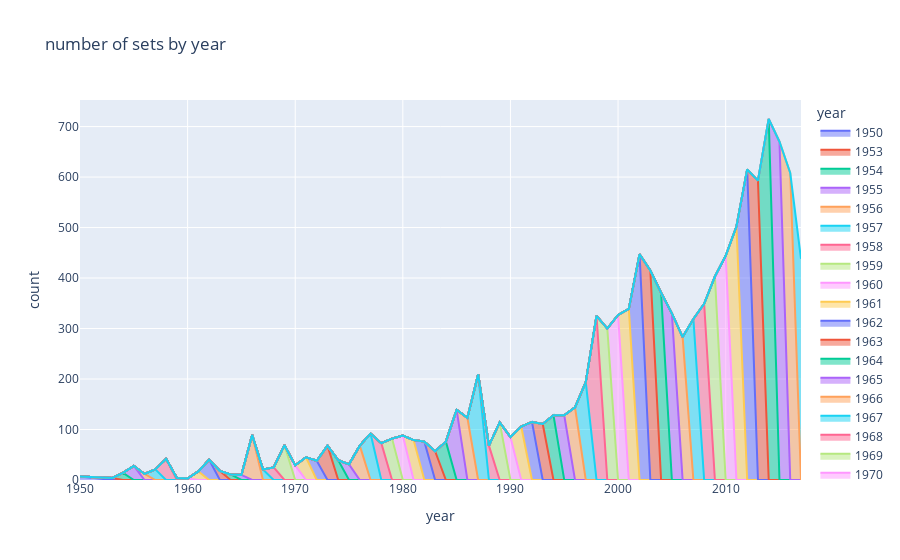

Notebook code cell kept with this figure:
### Code cell
fig2 = px.area(sets_by_year, x="year", y="count", color="year", title='number of sets by year')
fig2.show()

### Figure 1 — Plotly figure (JSON) as saved in the notebook; plotly's stock layout.template omitted (floating-point values rounded to 4 significant figures)
{"data": [{"hovertemplate": "year=%{x}<br>count=%{y}<extra></extra>", "legendgroup": "1950", "line": {"color": "#636efa"}, "marker": {"symbol": "circle"}, "mode": "lines", "name": "1950", "orientation": "v", "showlegend": true, "stackgroup": "1", "type": "scatter", "x": [1950], "xaxis": "x", "y": [7], "yaxis": "y"}, {"hovertemplate": "year=%{x}<br>count=%{y}<extra></extra>", "legendgroup": "1953", "line": {"color": "#EF553B"}, "marker": {"symbol": "circle"}, "mode": "lines", "name": "1953", "orientation": "v", "showlegend": true, "stackgroup": "1", "type": "scatter", "x": [1953], "xaxis": "x", "y": [4], "yaxis": "y"}, {"hovertemplate": "year=%{x}<br>count=%{y}<extra></extra>", "legendgroup": "1954", "line": {"color": "#00cc96"}, "marker": {"symbol": "circle"}, "mode": "lines", "name": "1954", "orientation": "v", "showlegend": true, "stackgroup": "1", "type": "scatter", "x": [1954], "xaxis": "x", "y": [14], "yaxis": "y"}, {"hovertemplate": "year=%{x}<br>count=%{y}<extra></extra>", "legendgroup": "1955", "line": {"color": "#ab63fa"}, "marker": {"symbol": "circle"}, "mode": "lines", "name": "1955", "orientation": "v", "showlegend": true, "stackgroup": "1", "type": "scatter", "x": [1955], "xaxis": "x", "y": [28], "yaxis": "y"}, {"hovertemplate": "year=%{x}<br>count=%{y}<extra></extra>", "legendgroup": "1956", "line": {"color": "#FFA15A"}, "marker": {"symbol": "circle"}, "mode": "lines", "name": "1956", "orientation": "v", "showlegend": true, "stackgroup": "1", "type": "scatter", "x": [1956], "xaxis": "x", "y": [12], "yaxis": "y"}, {"hovertemplate": "year=%{x}<br>count=%{y}<extra></extra>", "legendgroup": "1957", "line": {"color": "#19d3f3"}, "marker": {"symbol": "circle"}, "mode": "lines", "name": "1957", "orientation": "v", "showlegend": true, "stackgroup": "1", "type": "scatter", "x": [1957], "xaxis": "x", "y": [21], "yaxis": "y"}, {"hovertemplate": "year=%{x}<br>count=%{y}<extra></extra>", "legendgroup": "1958", "line": {"color": "#FF6692"}, "marker": {"symbol": "circle"}, "mode": "lines", "name": "1958", "orientation": "v", "showlegend": true, "stackgroup": "1", "type": "scatter", "x": [1958], "xaxis": "x", "y": [42], "yaxis": "y"}, {"hovertemplate": "year=%{x}<br>count=%{y}<extra></extra>", "legendgroup": "1959", "line": {"color": "#B6E880"}, "marker": {"symbol": "circle"}, "mode": "lines", "name": "1959", "orientation": "v", "showlegend": true, "stackgroup": "1", "type": "scatter", "x": [1959], "xaxis": "x", "y": [4], "yaxis": "y"}, {"hovertemplate": "year=%{x}<br>count=%{y}<extra></extra>", "legendgroup": "1960", "line": {"color": "#FF97FF"}, "marker": {"symbol": "circle"}, "mode": "lines", "name": "1960", "orientation": "v", "showlegend": true, "stackgroup": "1", "type": "scatter", "x": [1960], "xaxis": "x", "y": [3], "yaxis": "y"}, {"hovertemplate": "year=%{x}<br>count=%{y}<extra></extra>", "legendgroup": "1961", "line": {"color": "#FECB52"}, "marker": {"symbol": "circle"}, "mode": "lines", "name": "1961", "orientation": "v", "showlegend": true, "stackgroup": "1", "type": "scatter", "x": [1961], "xaxis": "x", "y": [17], "yaxis": "y"}, {"hovertemplate": "year=%{x}<br>count=%{y}<extra></extra>", "legendgroup": "1962", "line": {"color": "#636efa"}, "marker": {"symbol": "circle"}, "mode": "lines", "name": "1962", "orientation": "v", "showlegend": true, "stackgroup": "1", "type": "scatter", "x": [1962], "xaxis": "x", "y": [40], "yaxis": "y"}, {"hovertemplate": "year=%{x}<br>count=%{y}<extra></extra>", "legendgroup": "1963", "line": {"color": "#EF553B"}, "marker": {"symbol": "circle"}, "mode": "lines", "name": "1963", "orientation": "v", "showlegend": true, "stackgroup": "1", "type": "scatter", "x": [1963], "xaxis": "x", "y": [18], "yaxis": "y"}, {"hovertemplate": "year=%{x}<br>count=%{y}<extra></extra>", "legendgroup": "1964", "line": {"color": "#00cc96"}, "marker": {"symbol": "circle"}, "mode": "lines", "name": "1964", "orientation": "v", "showlegend": true, "stackgroup": "1", "type": "scatter", "x": [1964], "xaxis": "x", "y": [11], "yaxis": "y"}, {"hovertemplate": "year=%{x}<br>count=%{y}<extra></extra>", "legendgroup": "1965", "line": {"color": "#ab63fa"}, "marker": {"symbol": "circle"}, "mode": "lines", "name": "1965", "orientation": "v", "showlegend": true, "stackgroup": "1", "type": "scatter", "x": [1965], "xaxis": "x", "y": [10], "yaxis": "y"}, {"hovertemplate": "year=%{x}<br>count=%{y}<extra></extra>", "legendgroup": "1966", "line": {"color": "#FFA15A"}, "marker": {"symbol": "circle"}, "mode": "lines", "name": "1966", "orientation": "v", "showlegend": true, "stackgroup": "1", "type": "scatter", "x": [1966], "xaxis": "x", "y": [89], "yaxis": "y"}, {"hovertemplate": "year=%{x}<br>count=%{y}<extra></extra>", "legendgroup": "1967", "line": {"color": "#19d3f3"}, "marker": {"symbol": "circle"}, "mode": "lines", "name": "1967", "orientation": "v", "showlegend": true, "stackgroup": "1", "type": "scatter", "x": [1967], "xaxis": "x", "y": [21], "yaxis": "y"}, {"hovertemplate": "year=%{x}<br>count=%{y}<extra></extra>", "legendgroup": "1968", "line": {"color": "#FF6692"}, "marker": {"symbol": "circle"}, "mode": "lines", "name": "1968", "orientation": "v", "showlegend": true, "stackgroup": "1", "type": "scatter", "x": [1968], "xaxis": "x", "y": [25], "yaxis": "y"}, {"hovertemplate": "year=%{x}<br>count=%{y}<extra></extra>", "legendgroup": "1969", "line": {"color": "#B6E880"}, "marker": {"symbol": "circle"}, "mode": "lines", "name": "1969", "orientation": "v", "showlegend": true, "stackgroup": "1", "type": "scatter", "x": [1969], "xaxis": "x", "y": [69], "yaxis": "y"}, {"hovertemplate": "year=%{x}<br>count=%{y}<extra></extra>", "legendgroup": "1970", "line": {"color": "#FF97FF"}, "marker": {"symbol": "circle"}, "mode": "lines", "name": "1970", "orientation": "v", "showlegend": true, "stackgroup": "1", "type": "scatter", "x": [1970], "xaxis": "x", "y": [29], "yaxis": "y"}, {"hovertemplate": "year=%{x}<br>count=%{y}<extra></extra>", "legendgroup": "1971", "line": {"color": "#FECB52"}, "marker": {"symbol": "circle"}, "mode": "lines", "name": "1971", "orientation": "v", "showlegend": true, "stackgroup": "1", "type": "scatter", "x": [1971], "xaxis": "x", "y": [45], "yaxis": "y"}, {"hovertemplate": "year=%{x}<br>count=%{y}<extra></extra>", "legendgroup": "1972", "line": {"color": "#636efa"}, "marker": {"symbol": "circle"}, "mode": "lines", "name": "1972", "orientation": "v", "showlegend": true, "stackgroup": "1", "type": "scatter", "x": [1972], "xaxis": "x", "y": [38], "yaxis": "y"}, {"hovertemplate": "year=%{x}<br>count=%{y}<extra></extra>", "legendgroup": "1973", "line": {"color": "#EF553B"}, "marker": {"symbol": "circle"}, "mode": "lines", "name": "1973", "orientation": "v", "showlegend": true, "stackgroup": "1", "type": "scatter", "x": [1973], "xaxis": "x", "y": [68], "yaxis": "y"}, {"hovertemplate": "year=%{x}<br>count=%{y}<extra></extra>", "legendgroup": "1974", "line": {"color": "#00cc96"}, "marker": {"symbol": "circle"}, "mode": "lines", "name": "1974", "orientation": "v", "showlegend": true, "stackgroup": "1", "type": "scatter", "x": [1974], "xaxis": "x", "y": [39], "yaxis": "y"}, {"hovertemplate": "year=%{x}<br>count=%{y}<extra></extra>", "legendgroup": "1975", "line": {"color": "#ab63fa"}, "marker": {"symbol": "circle"}, "mode": "lines", "name": "1975", "orientation": "v", "showlegend": true, "stackgroup": "1", "type": "scatter", "x": [1975], "xaxis": "x", "y": [31], "yaxis": "y"}, {"hovertemplate": "year=%{x}<br>count=%{y}<extra></extra>", "legendgroup": "1976", "line": {"color": "#FFA15A"}, "marker": {"symbol": "circle"}, "mode": "lines", "name": "1976", "orientation": "v", "showlegend": true, "stackgroup": "1", "type": "scatter", "x": [1976], "xaxis": "x", "y": [68], "yaxis": "y"}, {"hovertemplate": "year=%{x}<br>count=%{y}<extra></extra>", "legendgroup": "1977", "line": {"color": "#19d3f3"}, "marker": {"symbol": "circle"}, "mode": "lines", "name": "1977", "orientation": "v", "showlegend": true, "stackgroup": "1", "type": "scatter", "x": [1977], "xaxis": "x", "y": [92], "yaxis": "y"}, {"hovertemplate": "year=%{x}<br>count=%{y}<extra></extra>", "legendgroup": "1978", "line": {"color": "#FF6692"}, "marker": {"symbol": "circle"}, "mode": "lines", "name": "1978", "orientation": "v", "showlegend": true, "stackgroup": "1", "type": "scatter", "x": [1978], "xaxis": "x", "y": [73], "yaxis": "y"}, {"hovertemplate": "year=%{x}<br>count=%{y}<extra></extra>", "legendgroup": "1979", "line": {"color": "#B6E880"}, "marker": {"symbol": "circle"}, "mode": "lines", "name": "1979", "orientation": "v", "showlegend": true, "stackgroup": "1", "type": "scatter", "x": [1979], "xaxis": "x", "y": [82], "yaxis": "y"}, {"hovertemplate": "year=%{x}<br>count=%{y}<extra></extra>", "legendgroup": "1980", "line": {"color": "#FF97FF"}, "marker": {"symbol": "circle"}, "mode": "lines", "name": "1980", "orientation": "v", "showlegend": true, "stackgroup": "1", "type": "scatter", "x": [1980], "xaxis": "x", "y": [88], "yaxis": "y"}, {"hovertemplate": "year=%{x}<br>count=%{y}<extra></extra>", "legendgroup": "1981", "line": {"color": "#FECB52"}, "marker": {"symbol": "circle"}, "mode": "lines", "name": "1981", "orientation": "v", "showlegend": true, "stackgroup": "1", "type": "scatter", "x": [1981], "xaxis": "x", "y": [79], "yaxis": "y"}, {"hovertemplate": "year=%{x}<br>count=%{y}<extra></extra>", "legendgroup": "1982", "line": {"color": "#636efa"}, "marker": {"symbol": "circle"}, "mode": "lines", "name": "1982", "orientation": "v", "showlegend": true, "stackgroup": "1", "type": "scatter", "x": [1982], "xaxis": "x", "y": [76], "yaxis": "y"}, {"hovertemplate": "year=%{x}<br>count=%{y}<extra></extra>", "legendgroup": "1983", "line": {"color": "#EF553B"}, "marker": {"symbol": "circle"}, "mode": "lines", "name": "1983", "orientation": "v", "showlegend": true, "stackgroup": "1", "type": "scatter", "x": [1983], "xaxis": "x", "y": [57], "yaxis": "y"}, {"hovertemplate": "year=%{x}<br>count=%{y}<extra></extra>", "legendgroup": "1984", "line": {"color": "#00cc96"}, "marker": {"symbol": "circle"}, "mode": "lines", "name": "1984", "orientation": "v", "showlegend": true, "stackgroup": "1", "type": "scatter", "x": [1984], "xaxis": "x", "y": [76], "yaxis": "y"}, {"hovertemplate": "year=%{x}<br>count=%{y}<extra></extra>", "legendgroup": "1985", "line": {"color": "#ab63fa"}, "marker": {"symbol": "circle"}, "mode": "lines", "name": "1985", "orientation": "v", "showlegend": true, "stackgroup": "1", "type": "scatter", "x": [1985], "xaxis": "x", "y": [139], "yaxis": "y"}, {"hovertemplate": "year=%{x}<br>count=%{y}<extra></extra>", "legendgroup": "1986", "line": {"color": "#FFA15A"}, "marker": {"symbol": "circle"}, "mode": "lines", "name": "1986", "orientation": "v", "showlegend": true, "stackgroup": "1", "type": "scatter", "x": [1986], "xaxis": "x", "y": [123], "yaxis": "y"}, {"hovertemplate": "year=%{x}<br>count=%{y}<extra></extra>", "legendgroup": "1987", "line": {"color": "#19d3f3"}, "marker": {"symbol": "circle"}, "mode": "lines", "name": "1987", "orientation": "v", "showlegend": true, "stackgroup": "1", "type": "scatter", "x": [1987], "xaxis": "x", "y": [209], "yaxis": "y"}, {"hovertemplate": "year=%{x}<br>count=%{y}<extra></extra>", "legendgroup": "1988", "line": {"color": "#FF6692"}, "marker": {"symbol": "circle"}, "mode": "lines", "name": "1988", "orientation": "v", "showlegend": true, "stackgroup": "1", "type": "scatter", "x": [1988], "xaxis": "x", "y": [68], "yaxis": "y"}, {"hovertemplate": "year=%{x}<br>count=%{y}<extra></extra>", "legendgroup": "1989", "line": {"color": "#B6E880"}, "marker": {"symbol": "circle"}, "mode": "lines", "name": "1989", "orientation": "v", "showlegend": true, "stackgroup": "1", "type": "scatter", "x": [1989], "xaxis": "x", "y": [114], "yaxis": "y"}, {"hovertemplate": "year=%{x}<br>count=%{y}<extra></extra>", "legendgroup": "1990", "line": {"color": "#FF97FF"}, "marker": {"symbol": "circle"}, "mode": "lines", "name": "1990", "orientation": "v", "showlegend": true, "stackgroup": "1", "type": "scatter", "x": [1990], "xaxis": "x", "y": [85], "yaxis": "y"}, {"hovertemplate": "year=%{x}<br>count=%{y}<extra></extra>", "legendgroup": "1991", "line": {"color": "#FECB52"}, "marker": {"symbol": "circle"}, "mode": "lines", "name": "1991", "orientation": "v", "showlegend": true, "stackgroup": "1", "type": "scatter", "x": [1991], "xaxis": "x", "y": [106], "yaxis": "y"}, {"hovertemplate": "year=%{x}<br>count=%{y}<extra></extra>", "legendgroup": "1992", "line": {"color": "#636efa"}, "marker": {"symbol": "circle"}, "mode": "lines", "name": "1992", "orientation": "v", "showlegend": true, "stackgroup": "1", "type": "scatter", "x": [1992], "xaxis": "x", "y": [115], "yaxis": "y"}, {"hovertemplate": "year=%{x}<br>count=%{y}<extra></extra>", "legendgroup": "1993", "line": {"color": "#EF553B"}, "marker": {"symbol": "circle"}, "mode": "lines", "name": "1993", "orientation": "v", "showlegend": true, "stackgroup": "1", "type": "scatter", "x": [1993], "xaxis": "x", "y": [111], "yaxis": "y"}, {"hovertemplate": "year=%{x}<br>count=%{y}<extra></extra>", "legendgroup": "1994", "line": {"color": "#00cc96"}, "marker": {"symbol": "circle"}, "mode": "lines", "name": "1994", "orientation": "v", "showlegend": true, "stackgroup": "1", "type": "scatter", "x": [1994], "xaxis": "x", "y": [128], "yaxis": "y"}, {"hovertemplate": "year=%{x}<br>count=%{y}<extra></extra>", "legendgroup": "1995", "line": {"color": "#ab63fa"}, "marker": {"symbol": "circle"}, "mode": "lines", "name": "1995", "orientation": "v", "showlegend": true, "stackgroup": "1", "type": "scatter", "x": [1995], "xaxis": "x", "y": [128], "yaxis": "y"}, {"hovertemplate": "year=%{x}<br>count=%{y}<extra></extra>", "legendgroup": "1996", "line": {"color": "#FFA15A"}, "marker": {"symbol": "circle"}, "mode": "lines", "name": "1996", "orientation": "v", "showlegend": true, "stackgroup": "1", "type": "scatter", "x": [1996], "xaxis": "x", "y": [144], "yaxis": "y"}, {"hovertemplate": "year=%{x}<br>count=%{y}<extra></extra>", "legendgroup": "1997", "line": {"color": "#19d3f3"}, "marker": {"symbol": "circle"}, "mode": "lines", "name": "1997", "orientation": "v", "showlegend": true, "stackgroup": "1", "type": "scatter", "x": [1997], "xaxis": "x", "y": [194], "yaxis": "y"}, {"hovertemplate": "year=%{x}<br>count=%{y}<extra></extra>", "legendgroup": "1998", "line": {"color": "#FF6692"}, "marker": {"symbol": "circle"}, "mode": "lines", "name": "1998", "orientation": "v", "showlegend": true, "stackgroup": "1", "type": "scatter", "x": [1998], "xaxis": "x", "y": [325], "yaxis": "y"}, {"hovertemplate": "year=%{x}<br>count=%{y}<extra></extra>", "legendgroup": "1999", "line": {"color": "#B6E880"}, "marker": {"symbol": "circle"}, "mode": "lines", "name": "1999", "orientation": "v", "showlegend": true, "stackgroup": "1", "type": "scatter", "x": [1999], "xaxis": "x", "y": [300], "yaxis": "y"}, {"hovertemplate": "year=%{x}<br>count=%{y}<extra></extra>", "legendgroup": "2000", "line": {"color": "#FF97FF"}, "marker": {"symbol": "circle"}, "mode": "lines", "name": "2000", "orientation": "v", "showlegend": true, "stackgroup": "1", "type": "scatter", "x": [2000], "xaxis": "x", "y": [327], "yaxis": "y"}, {"hovertemplate": "year=%{x}<br>count=%{y}<extra></extra>", "legendgroup": "2001", "line": {"color": "#FECB52"}, "marker": {"symbol": "circle"}, "mode": "lines", "name": "2001", "orientation": "v", "showlegend": true, "stackgroup": "1", "type": "scatter", "x": [2001], "xaxis": "x", "y": [339], "yaxis": "y"}, {"hovertemplate": "year=%{x}<br>count=%{y}<extra></extra>", "legendgroup": "2002", "line": {"color": "#636efa"}, "marker": {"symbol": "circle"}, "mode": "lines", "name": "2002", "orientation": "v", "showlegend": true, "stackgroup": "1", "type": "scatter", "x": [2002], "xaxis": "x", "y": [447], "yaxis": "y"}, {"hovertemplate": "year=%{x}<br>count=%{y}<extra></extra>", "legendgroup": "2003", "line": {"color": "#EF553B"}, "marker": {"symbol": "circle"}, "mode": "lines", "name": "2003", "orientation": "v", "showlegend": true, "stackgroup": "1", "type": "scatter", "x": [2003], "xaxis": "x", "y": [415], "yaxis": "y"}, {"hovertemplate": "year=%{x}<br>count=%{y}<extra></extra>", "legendgroup": "2004", "line": {"color": "#00cc96"}, "marker": {"symbol": "circle"}, "mode": "lines", "name": "2004", "orientation": "v", "showlegend": true, "stackgroup": "1", "type": "scatter", "x": [2004], "xaxis": "x", "y": [371], "yaxis": "y"}, {"hovertemplate": "year=%{x}<br>count=%{y}<extra></extra>", "legendgroup": "2005", "line": {"color": "#ab63fa"}, "marker": {"symbol": "circle"}, "mode": "lines", "name": "2005", "orientation": "v", "showlegend": true, "stackgroup": "1", "type": "scatter", "x": [2005], "xaxis": "x", "y": [330], "yaxis": "y"}, {"hovertemplate": "year=%{x}<br>count=%{y}<extra></extra>", "legendgroup": "2006", "line": {"color": "#FFA15A"}, "marker": {"symbol": "circle"}, "mode": "lines", "name": "2006", "orientation": "v", "showlegend": true, "stackgroup": "1", "type": "scatter", "x": [2006], "xaxis": "x", "y": [283], "yaxis": "y"}, {"hovertemplate": "year=%{x}<br>count=%{y}<extra></extra>", "legendgroup": "2007", "line": {"color": "#19d3f3"}, "marker": {"symbol": "circle"}, "mode": "lines", "name": "2007", "orientation": "v", "showlegend": true, "stackgroup": "1", "type": "scatter", "x": [2007], "xaxis": "x", "y": [319], "yaxis": "y"}, {"hovertemplate": "year=%{x}<br>count=%{y}<extra></extra>", "legendgroup": "2008", "line": {"color": "#FF6692"}, "marker": {"symbol": "circle"}, "mode": "lines", "name": "2008", "orientation": "v", "showlegend": true, "stackgroup": "1", "type": "scatter", "x": [2008], "xaxis": "x", "y": [349], "yaxis": "y"}, {"hovertemplate": "year=%{x}<br>count=%{y}<extra></extra>", "legendgroup": "2009", "line": {"color": "#B6E880"}, "marker": {"symbol": "circle"}, "mode": "lines", "name": "2009", "orientation": "v", "showlegend": true, "stackgroup": "1", "type": "scatter", "x": [2009], "xaxis": "x", "y": [403], "yaxis": "y"}, {"hovertemplate": "year=%{x}<br>count=%{y}<extra></extra>", "legendgroup": "2010", "line": {"color": "#FF97FF"}, "marker": {"symbol": "circle"}, "mode": "lines", "name": "2010", "orientation": "v", "showlegend": true, "stackgroup": "1", "type": "scatter", "x": [2010], "xaxis": "x", "y": [444], "yaxis": "y"}, {"hovertemplate": "year=%{x}<br>count=%{y}<extra></extra>", "legendgroup": "2011", "line": {"color": "#FECB52"}, "marker": {"symbol": "circle"}, "mode": "lines", "name": "2011", "orientation": "v", "showlegend": true, "stackgroup": "1", "type": "scatter", "x": [2011], "xaxis": "x", "y": [502], "yaxis": "y"}, {"hovertemplate": "year=%{x}<br>count=%{y}<extra></extra>", "legendgroup": "2012", "line": {"color": "#636efa"}, "marker": {"symbol": "circle"}, "mode": "lines", "name": "2012", "orientation": "v", "showlegend": true, "stackgroup": "1", "type": "scatter", "x": [2012], "xaxis": "x", "y": [615], "yaxis": "y"}, {"hovertemplate": "year=%{x}<br>count=%{y}<extra></extra>", "legendgroup": "2013", "line": {"color": "#EF553B"}, "marker": {"symbol": "circle"}, "mode": "lines", "name": "2013", "orientation": "v", "showlegend": true, "stackgroup": "1", "type": "scatter", "x": [2013], "xaxis": "x", "y": [593], "yaxis": "y"}, {"hovertemplate": "year=%{x}<br>count=%{y}<extra></extra>", "legendgroup": "2014", "line": {"color": "#00cc96"}, "marker": {"symbol": "circle"}, "mode": "lines", "name": "2014", "orientation": "v", "showlegend": true, "stackgroup": "1", "type": "scatter", "x": [2014], "xaxis": "x", "y": [715], "yaxis": "y"}, {"hovertemplate": "year=%{x}<br>count=%{y}<extra></extra>", "legendgroup": "2015", "line": {"color": "#ab63fa"}, "marker": {"symbol": "circle"}, "mode": "lines", "name": "2015", "orientation": "v", "showlegend": true, "stackgroup": "1", "type": "scatter", "x": [2015], "xaxis": "x", "y": [670], "yaxis": "y"}, {"hovertemplate": "year=%{x}<br>count=%{y}<extra></extra>", "legendgroup": "2016", "line": {"color": "#FFA15A"}, "marker": {"symbol": "circle"}, "mode": "lines", "name": "2016", "orientation": "v", "showlegend": true, "stackgroup": "1", "type": "scatter", "x": [2016], "xaxis": "x", "y": [608], "yaxis": "y"}, {"hovertemplate": "year=%{x}<br>count=%{y}<extra></extra>", "legendgroup": "2017", "line": {"color": "#19d3f3"}, "marker": {"symbol": "circle"}, "mode": "lines", "name": "2017", "orientation": "v", "showlegend": true, "stackgroup": "1", "type": "scatter", "x": [2017], "xaxis": "x", "y": [438], "yaxis": "y"}], "layout": {"legend": {"title": {"text": "year"}, "tracegroupgap": 0}, "title": {"text": "number of sets by year"}, "xaxis": {"anchor": "y", "categoryarray": [1950, 1953, 1954, 1955, 1956, 1957, 1958, 1959, 1960, 1961, 1962, 1963, 1964, 1965, 1966, 1967, 1968, 1969, 1970, 1971, 1972, 1973, 1974, 1975, 1976, 1977, 1978, 1979, 1980, 1981, 1982, 1983, 1984, 1985, 1986, 1987, 1988, 1989, 1990, 1991, 1992, 1993, 1994, 1995, 1996, 1997, 1998, 1999, 2000, 2001, 2002, 2003, 2004, 2005, 2006, 2007, 2008, 2009, 2010, 2011, 2012, 2013, 2014, 2015, 2016, 2017], "categoryorder": "array", "domain": [0, 1], "title": {"text": "year"}}, "yaxis": {"anchor": "x", "domain": [0, 1], "title": {"text": "count"}}}}
